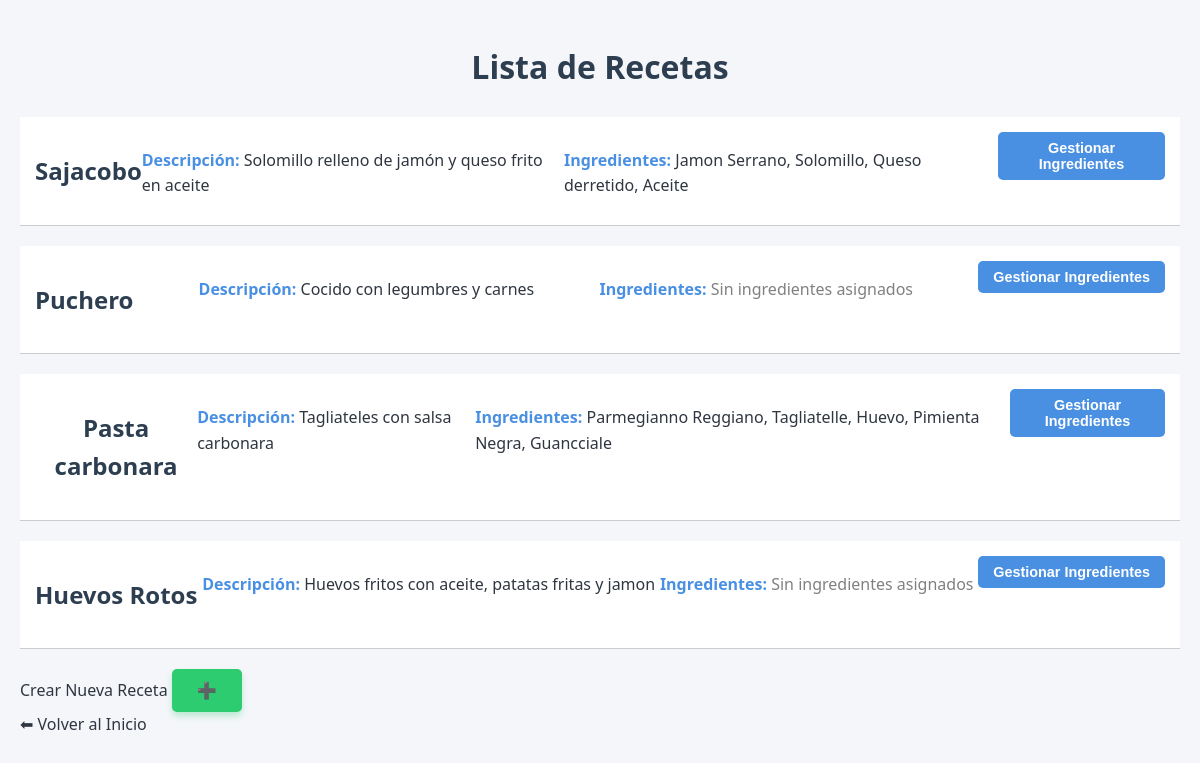
/ver_recetas/, run on the app's committed database.
### recetasApp/models.py (models this page shows, shortened)
class Recetas(models.Model):
    nombre=models.CharField(max_length=100)
    descripcion=models.CharField(max_length=500)
    ingredientes=models.ManyToManyField(Ingrediente,related_name='Ingredientes',through='IngredienteReceta')

class Ingrediente(models.Model):
    nombre=models.CharField(max_length=100)
    categoria=models.ForeignKey(CategoriaIngrediente, on_delete=models.CASCADE)
    lactosa=models.ForeignKey(Lactosa, on_delete=models.CASCADE,default=False)
    cantidad=models.ForeignKey(Cantidad, on_delete=models.CASCADE)

### recetasApp/views.py (the view)
# urls.py: path('ver_recetas/', views.ver_recetas, name='ver_recetas'),
def ver_recetas(request):
    recetas=Recetas.objects.all()
    return render(request, 'recetasApp/ver_recetas.html', {'recetas': recetas})

### recetasApp/templates/recetasApp/ver_recetas.html
{% extends "recetasApp/base.html" %}
{% block content %}
    <h1>Lista de Recetas</h1>
    <ul>
        {% for receta in recetas %}
            <li style="margin-bottom: 20px; border-bottom: 1px solid #ccc; padding-bottom: 10px;">
                <h2>{{ receta.nombre }}</h2>
                <p><strong>Descripción:</strong> {{ receta.descripcion }}</p>
                <p><strong>Ingredientes:</strong>
                    {% for ingrediente in receta.ingredientes.all %}
                        {{ ingrediente.nombre }}{% if not forloop.last %}, {% endif %}
                    {% empty %}
                        <span style="color: gray;">Sin ingredientes asignados</span>
                    {% endfor %}
                </p>
                <a href="{% url 'receta_descripcion' pk=receta.pk %}">
                    <button>Gestionar Ingredientes</button>
                </a>
            </li>
        {% endfor %}
    </ul>
    <a href="{% url 'crear_receta' %}">Crear Nueva Receta
        <button>➕</button>
    </a>
    <br>
    <a href="{% url 'inicio' %}">⬅ Volver al Inicio</a>
{% endblock %}

### recetasApp/static/recetasApp/style.css (style rules this page uses)
:root { --primary-color: #4a90e2; --secondary-color: #f5f6fa; --text-color: #2f3640; --accent-color: #2ecc71; --danger-color: #e74c3c; --warning-color: #f1c40f; --border-radius: 8px; --shadow: 0 4px 6px rgba(0, 0, 0, 0.1); }
body { font-family: 'Segoe UI', Roboto, Helvetica, Arial, sans-serif; background-color: var(--secondary-color); color: var(--text-color); line-height: 1.6; margin: 0; padding: 20px; }
h1, h2 { color: #2c3e50; text-align: center; font-weight: 600; margin-bottom: 1.5rem; }
a { text-decoration: none; color: inherit; }
button, input[type="submit"] { padding: 8px 15px; border: none; border-radius: 5px; cursor: pointer; font-weight: 600; transition: transform 0.1s, filter 0.2s; font-size: 0.9rem; display: inline-flex; align-items: center; gap: 5px; }
button, input[type="submit"] { background-color: var(--primary-color); color: white; }
a[href*="crear"] button { background-color: var(--accent-color) !important; padding: 12px 25px; font-size: 1rem; box-shadow: 0 4px 6px rgba(46, 204, 113, 0.3); }
ul { list-style: none; padding: 0; }
ul li { background: white; border-bottom: 1px solid #eee; padding: 15px; display: flex; justify-content: space-between; }
ul li strong { color: var(--primary-color); }

### data on the page
Recetas: nombre "Sajacobo", descripcion "Solomillo relleno de jamón y queso frito en aceite"
Ingrediente: nombre "Jamon Serrano"
Ingrediente: nombre "Solomillo"
Ingrediente: nombre "Queso derretido"
Ingrediente: nombre "Aceite"
Recetas: nombre "Puchero", descripcion "Cocido con legumbres y carnes"
Recetas: nombre "Pasta carbonara", descripcion "Tagliateles con salsa carbonara"
Ingrediente: nombre "Parmegianno Reggiano"
Ingrediente: nombre "Tagliatelle"
Ingrediente: nombre "Huevo"
Ingrediente: nombre "Pimienta Negra"
Ingrediente: nombre "Guancciale"
Recetas: nombre "Huevos Rotos", descripcion "Huevos fritos con aceite, patatas fritas y jamon"
